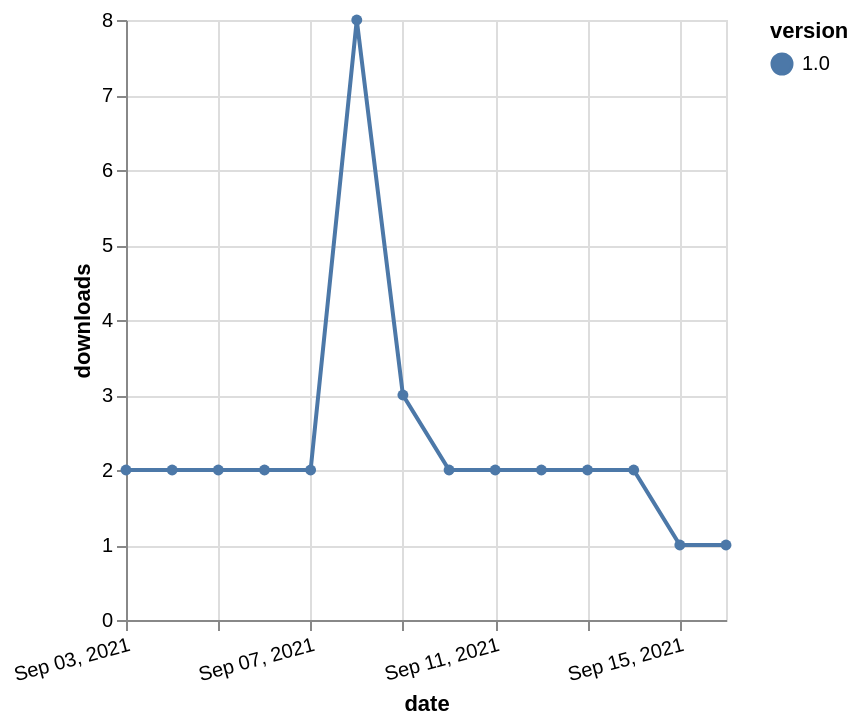

Specify this chart in Vega-Lite:
### Vega-Lite specification from a JSON file in a GitHub repository (floating-point values rounded to 4 significant figures)
{"$schema": "https://vega.github.io/schema/vega-lite/v5.json", "description": "A simple bar chart with embedded data.", "data": {"values": [{"date": "2021-09-03", "total": 1099, "delta": 2, "version": "1.0"}, {"date": "2021-09-04", "total": 1101, "delta": 2, "version": "1.0"}, {"date": "2021-09-05", "total": 1103, "delta": 2, "version": "1.0"}, {"date": "2021-09-06", "total": 1105, "delta": 2, "version": "1.0"}, {"date": "2021-09-07", "total": 1107, "delta": 2, "version": "1.0"}, {"date": "2021-09-08", "total": 1115, "delta": 8, "version": "1.0"}, {"date": "2021-09-09", "total": 1118, "delta": 3, "version": "1.0"}, {"date": "2021-09-10", "total": 1120, "delta": 2, "version": "1.0"}, {"date": "2021-09-11", "total": 1122, "delta": 2, "version": "1.0"}, {"date": "2021-09-12", "total": 1124, "delta": 2, "version": "1.0"}, {"date": "2021-09-13", "total": 1126, "delta": 2, "version": "1.0"}, {"date": "2021-09-14", "total": 1128, "delta": 2, "version": "1.0"}, {"date": "2021-09-15", "total": 1129, "delta": 1, "version": "1.0"}, {"date": "2021-09-16", "total": 1130, "delta": 1, "version": "1.0"}]}, "width": "container", "mark": {"type": "line", "point": {"filled": true}}, "encoding": {"x": {"field": "date", "type": "temporal", "timeUnit": "yearmonthdate", "title": "date", "axis": {"labelAngle": -15}}, "y": {"field": "delta", "type": "quantitative", "title": "downloads"}, "color": {"field": "version", "type": "nominal"}, "tooltip": {"field": "delta"}}}
